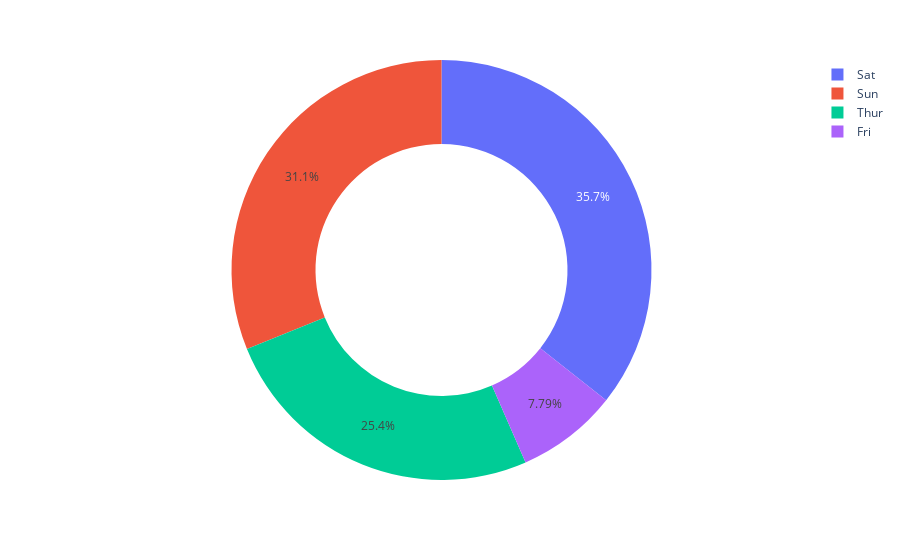

The notebook cell this image was saved under:
### Code cell
count = tips['day'].value_counts()
px.pie(count, names=count.index, 
       values=count.values, hole=.6)

### Figure 1 — Plotly figure (JSON) as saved in the notebook; plotly's stock layout.template omitted (floating-point values rounded to 4 significant figures)
{"data": [{"domain": {"x": [0, 1], "y": [0, 1]}, "hole": 0.6, "hovertemplate": "day=%{label}<br>value=%{value}<extra></extra>", "labels": ["Sat", "Sun", "Thur", "Fri"], "legendgroup": "", "name": "", "showlegend": true, "type": "pie", "values": [87, 76, 62, 19]}], "layout": {"legend": {"tracegroupgap": 0}, "margin": {"t": 60}}}
